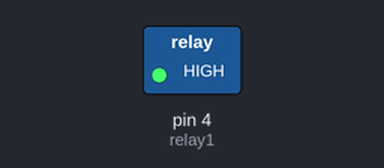
A sketch run on a simulated Arduino Uno, built with avr-gcc and run on an emulated ATmega328P. On the bench: switched loads named in the sketch (green lamp = pin HIGH). Dashed ring = blinking.

Above: at 0.5 s.
Timing chart, 0 to 4.6 s (numbered marks = the images above):
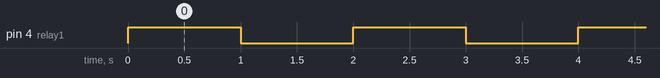

Measured:
- by itself, pin 4 (relay1): alternates HIGH for 1.0 s and LOW for 1.0 s, 24 changes in all, then stays LOW

The sketch:

Relay.ino
```cpp
const int relay1 = 4;
int i = 0;
void setup() {
     // put your setup code here, to run once:
     pinMode(relay1, OUTPUT);
}

void loop() {
     // put your main code here, to run repeatedly:

     while(i < 12){
     digitalWrite(relay1, HIGH);
     delay(1000);
     digitalWrite(relay1, LOW);
     delay(1000);
     i += 1;
     }

}
```
